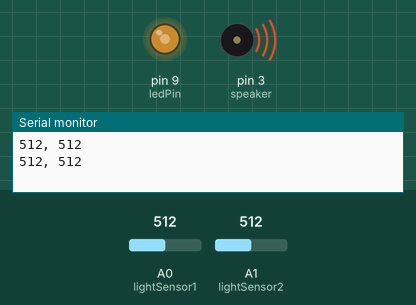
This sketch was run on a simulated Arduino Uno, built with avr-gcc and run on an emulated ATmega328P. On the bench: output pins drawn as LEDs (lit = HIGH), buzzer (waves = sounding), the last lines printed to the serial monitor. Inputs (shaded band) come from the test bench; at power-on: A0 (lightSensor1) = 512, A1 (lightSensor2) = 512.

Above: at 3.7 s.
3.8 s: A0 (lightSensor1) set to 306
At 5.3 s:
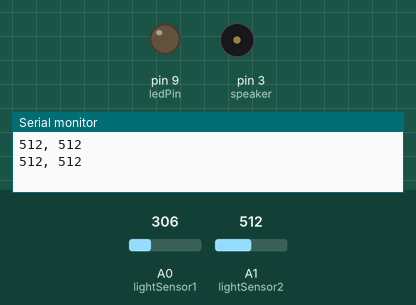
11.4 s: A0 (lightSensor1) set to 122
At 12.6 s:
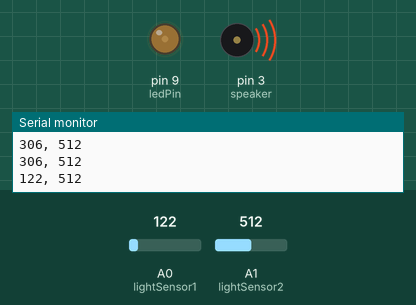
19.0 s: A0 (lightSensor1) set to 900
26.6 s: A1 (lightSensor2) set to 900
30.4 s: A1 (lightSensor2) set to 1023
At 32.2 s:
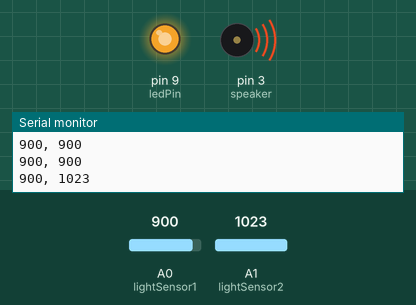
Timing chart, 0 to 33.7 s (numbered marks = the images above; inputs shaded):
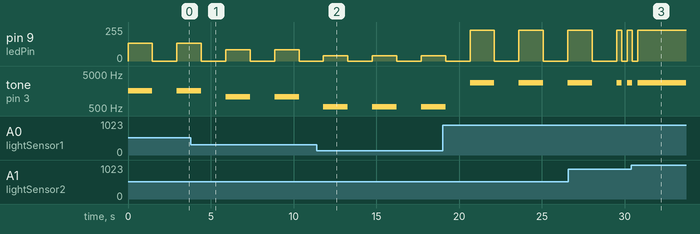

Measured:
- after the input at 30.4 s, pin 9 (ledPin): goes on until 30.8 s, then stays 230/255; tone on pin 3 (speaker): goes on until 30.8 s, then stays 2720 Hz
- by itself, pin 9 (ledPin): alternates 230/255 for 1.5 s and 0/255 for 1.5 s
- by itself, tone on pin 3 (speaker): alternates 2720 Hz for 1.5 s and silent for 1.5 s

The sketch:

Light_sensor_tone.ino
```cpp
int ledPin = 9;
int lightSensor1 = A0;
int lightSensor2 = A1;
int speaker = 3;
int sensorValue1;
int sensorValue2;

void setup (){
  // first set led and speaker as output
  pinMode (speaker, OUTPUT);
  pinMode (ledPin, OUTPUT);

 //start serial connection
 Serial.begin (9600);


}


void loop () {

  //put the sensorValue into a variable
  sensorValue1 = analogRead(lightSensor1);
  sensorValue2 = analogRead(lightSensor2);

  //show on Serial Monitor
  Serial.print(sensorValue1);
  // use the comma to make a space
  Serial.print(", ");
  //use the ln to make a new line for the next reading
  Serial.println(sensorValue2);

  //a tone is between 20 and 20000 but for arduino is better from 200 to 2000
  //tone(speaker, 1500);

  //connect the lightSensor with the speaker
  //change the lightsensor value into the speaker value
  tone(speaker, map (sensorValue1, 0, 1000, 200,3000));


  int mappedSensor2 = map (sensorValue2, 0, 1000, 3000, 20);
 // change the sensorlight value to a brightness value
  int brightness = map (sensorValue1, 0, 1000, 10, 255);
//  digitalWrite(ledPin, HIGH);

//use analogWrite to have a range
 analogWrite (ledPin, brightness);


 delay(mappedSensor2);

 noTone(speaker);
 analogWrite(ledPin, 0);


 delay(mappedSensor2);


}
```
